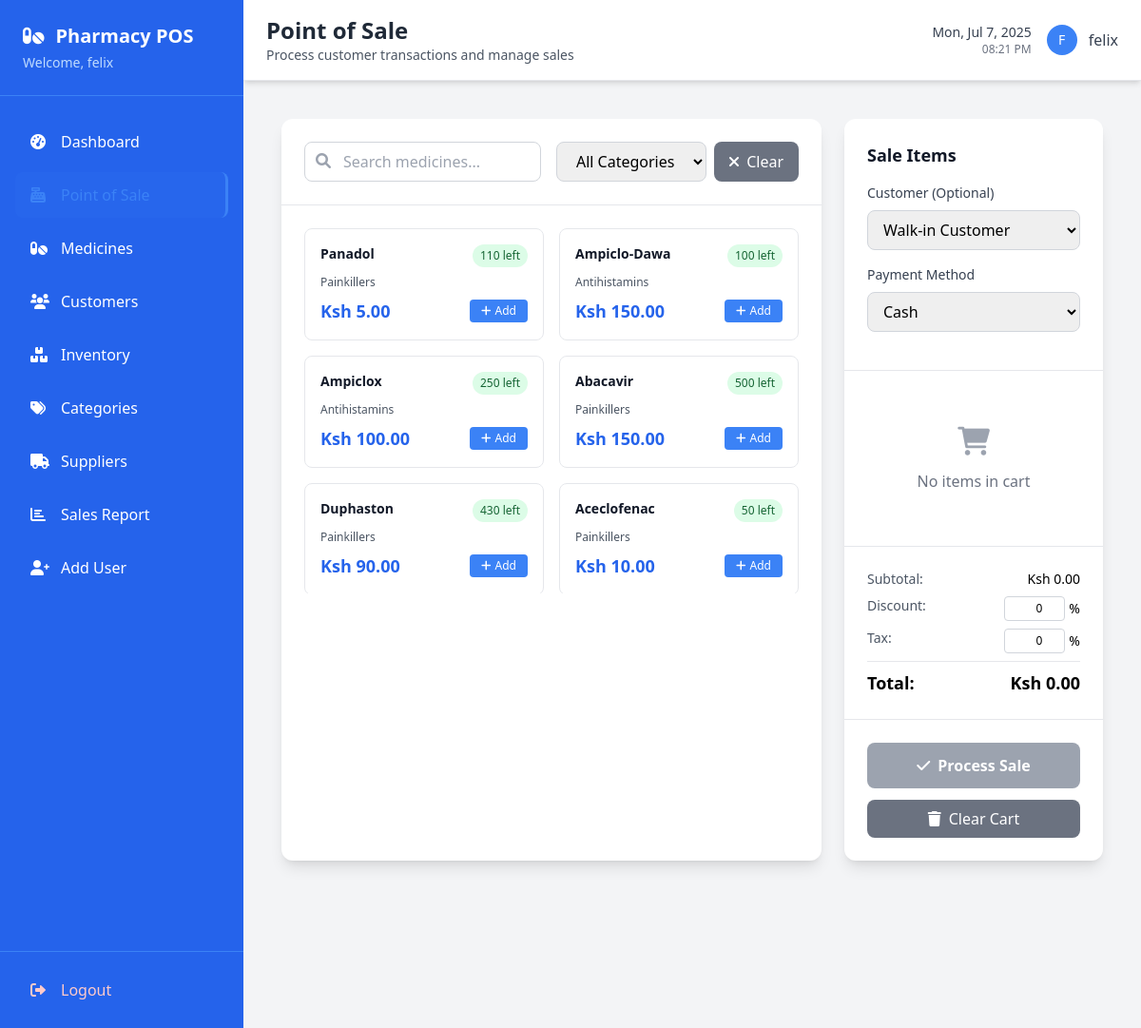
Page /pos/ (signed in) on the committed database.
### pos/models.py (models this page shows, shortened)
class Medicine(models.Model):
    name = models.CharField(max_length=100)
    category = models.ForeignKey(Category, on_delete=models.CASCADE)
    price = models.DecimalField(max_digits=10, decimal_places=2, validators=[MinValueValidator(Decimal('0.01'))])
    description = models.TextField(blank=True)
    manufacturer = models.CharField(max_length=100, blank=True)
    is_active = models.BooleanField(default=True)
    created_at = models.DateTimeField(auto_now_add=True)
    updated_at = models.DateTimeField(auto_now=True)
    @property
    def total_quantity(self):
        return sum(inv.quantity for inv in self.inventory_set.all())

class Inventory(models.Model):
    medicine = models.ForeignKey(Medicine, on_delete=models.CASCADE)
    quantity = models.IntegerField(validators=[MinValueValidator(0)])
    expiry_date = models.DateField()
    batch_number = models.CharField(max_length=50, blank=True)
    cost_price = models.DecimalField(max_digits=10, decimal_places=2, validators=[MinValueValidator(Decimal('0.01'))])
    created_at = models.DateTimeField(auto_now_add=True)
    updated_at = models.DateTimeField(auto_now=True)
    class Meta:
        verbose_name_plural = "Inventories"

class Category(models.Model):
    name = models.CharField(max_length=50)
    description = models.TextField(blank=True)
    is_active = models.BooleanField(default=True)
    created_at = models.DateTimeField(auto_now_add=True)
    updated_at = models.DateTimeField(auto_now=True)
    class Meta:
        verbose_name_plural = "Categories"

### pos/views.py (the view)
# urls.py: path('pos/', views.pos_sale, name='pos_sale'),
@login_required
def pos_sale(request):
    medicines = Medicine.objects.filter(is_active=True)
    customers = Customer.objects.all()
    return render(request, 'pos/pos_sale.html', {
        'medicines': medicines,
        'customers': customers
    })

### templates/pos/pos_sale.html (shortened to what this page needs)
{% extends 'base.html' %}
{% block page_title %}Point of Sale{% endblock %}
{% block page_description %}Process customer transactions and manage sales{% endblock %}
{% block content %}
<div class="max-w-7xl mx-auto p-4">
  <div class="grid grid-cols-1 lg:grid-cols-3 gap-6 h-full">
    <div class="lg:col-span-2 bg-white rounded-xl shadow-lg">
      <div class="p-6 border-b border-gray-200">
        <div class="flex flex-col md:flex-row gap-4">
          <div class="flex-1">
            <div class="relative">
              <input
                type="text"
                id="product-search"
                placeholder="Search medicines..."
                class="w-full pl-10 pr-4 py-2 border border-gray-300 rounded-lg focus:ring-2 focus:ring-blue-500 focus:border-transparent"
              />
              <i class="fas fa-search absolute left-3 top-3 text-gray-400"></i>
            </div>
          </div>
          <div class="flex gap-2">
            <select
              id="category-filter"
              class="px-4 py-2 border border-gray-300 rounded-lg focus:ring-2 focus:ring-blue-500"
            >
              <option value="">All Categories</option>
            </select>
            <button
              type="button"
              onclick="clearFilters()"
              class="px-4 py-2 bg-gray-500 text-white rounded-lg hover:bg-gray-600 transition-colors"
            >
              <i class="fas fa-times mr-1"></i> Clear
            </button>
          </div>
        </div>
      </div>
      <div class="p-6">
        <div
          id="products-grid"
          class="grid grid-cols-1 md:grid-cols-2 xl:grid-cols-3 gap-4 max-h-96 overflow-y-auto"
        >
          {% for medicine in medicines %}
          <div
            class="product-card border border-gray-200 rounded-lg p-4 hover:shadow-md transition-shadow cursor-pointer bg-white"
            data-id="{{ medicine.id }}"
            data-name="{{ medicine.name|escapejs }}"
            data-price="{{ medicine.price }}"
            data-stock="{{ medicine.total_quantity }}"
            data-category="{{ medicine.category.id|default:'' }}"
          >
            <div class="flex justify-between items-start mb-2">
              <h4 class="font-semibold text-gray-900 text-sm">
                {{ medicine.name }}
              </h4>
              <span
                class="bg-green-100 text-green-800 text-xs px-2 py-1 rounded-full"
              >
                {{ medicine.total_quantity }} left
              </span>
            </div>
            <p class="text-xs text-gray-600 mb-2">
              {{ medicine.category.name|default:"No Category" }}
            </p>
            <div class="flex justify-between items-center">
              <span class="text-lg font-bold text-blue-600"
                >Ksh {{ medicine.price|floatformat:2 }}</span
              >
              <button
                type="button"
                onclick="event.stopPropagation(); addToCart({{ medicine.id|default:0 }}, '{{ medicine.name|escapejs|default:'' }}', {{ medicine.price|default:0 }}, {{ medicine.total_quantity|default:0 }})"
                class="bg-blue-500 text-white px-3 py-1 rounded text-xs hover:bg-blue-600 transition-colors"
              >
                <i class="fas fa-plus mr-1"></i>Add
              </button>
            </div>
          </div>
          {% empty %}
          <div class="col-span-full text-center py-8">
            <i class="fas fa-pills text-gray-400 text-4xl mb-3"></i>
            <p class="text-gray-500">No medicines available</p>
          </div>
          {% endfor %}
        </div>
      </div>
    </div>
    <div class="bg-white rounded-xl shadow-lg flex flex-col">
      <div class="p-6 border-b border-gray-200">
        <h3 class="text-lg font-semibold text-gray-900 mb-4">Sale Items</h3>
        <div class="mb-4">
          <label class="block text-sm font-medium text-gray-700 mb-2"
            >Customer (Optional)</label
          >
          <select
            id="customer-select"
            class="w-full px-3 py-2 border border-gray-300 rounded-lg focus:ring-2 focus:ring-blue-500"
          >
            <option value="">Walk-in Customer</option>
          </select>
        </div>
        <div class="mb-4">
          <label class="block text-sm font-medium text-gray-700 mb-2"
            >Payment Method</label
          >
          <select
            id="payment-method"
            class="w-full px-3 py-2 border border-gray-300 rounded-lg focus:ring-2 focus:ring-blue-500"
          >
            <option value="cash">Cash</option>
          </select>
        </div>
      </div>
      <div class="flex-1 p-6 border-b border-gray-200">
        <div id="cart-items" class="space-y-3 max-h-64 overflow-y-auto">
          <div id="empty-cart" class="text-center py-8">
            <i class="fas fa-shopping-cart text-gray-400 text-3xl mb-3"></i>
            <p class="text-gray-500">No items in cart</p>
          </div>
        </div>
      </div>
      <div class="p-6 border-b border-gray-200">
        <div class="space-y-2 text-sm">
          <div class="flex justify-between">
            <span class="text-gray-600">Subtotal:</span>
            <span id="subtotal">Ksh 0.00</span>
          </div>
          <div class="flex justify-between">
            <span class="text-gray-600">Discount:</span>
            <div class="flex items-center">
              <input
                type="number"
                id="discount"
                value="0"
                min="0"
                max="100"
                class="w-16 px-2 py-1 border border-gray-300 rounded text-right text-xs mr-1"
                onchange="updateTotals()"
              />
              <span>%</span>
            </div>
          </div>
          <div class="flex justify-between">
            <span class="text-gray-600">Tax:</span>
            <div class="flex items-center">
              <input
                type="number"
                id="tax"
                value="0"
                min="0"
                max="100"
                class="w-16 px-2 py-1 border border-gray-300 rounded text-right text-xs mr-1"
                onchange="updateTotals()"
              />
              <span>%</span>
            </div>
          </div>
          <hr class="my-2" />
          <div class="flex justify-between text-lg font-bold">
            <span>Total:</span>
            <span id="total">Ksh 0.00</span>
          </div>
        </div>
      </div>
      <div class="p-6 space-y-3">
        <button
          id="process-sale-btn"
          onclick="processSale()"
          class="w-full bg-green-600 text-white py-3 rounded-lg font-semibold hover:bg-green-700 transition-colors disabled:bg-gray-400"
          disabled
        >
          <i class="fas fa-check mr-2"></i>Process Sale
        </button>
        <button
          type="button"
          onclick="clearCart()"
          class="w-full bg-gray-500 text-white py-2 rounded-lg hover:bg-gray-600 transition-colors"
        >
          <i class="fas fa-trash mr-2"></i>Clear Cart
        </button>
      </div>
    </div>
  </div>
</div>
{% endblock %}

### templates/base.html (shortened to what this page needs)
<!DOCTYPE html>
<html lang="en">
<head>
    <script src="https://cdn.tailwindcss.com"></script>
    <link rel="stylesheet" href="https://cdnjs.cloudflare.com/ajax/libs/font-awesome/6.0.0/css/all.min.css">
</head>
<body class="bg-gray-100 font-sans">
    <div class="flex h-screen">
        <div class="bg-blue-600 text-white w-64 flex-shrink-0 flex flex-col">
            <div class="p-6 border-b border-blue-500">
                <h1 class="text-xl font-bold flex items-center">
                    <i class="fas fa-pills mr-3"></i>
                    Pharmacy POS
                </h1>
                <p class="text-blue-200 text-sm mt-1">Welcome, {{ user.first_name|default:user.username }}</p>
            </div>
            <nav class="flex-1 px-4 py-6 space-y-2">
                <a href="{% url 'dashboard' %}" class="flex items-center px-4 py-3 rounded-lg hover:bg-blue-700 transition-colors duration-200 {% if request.resolver_match.url_name == 'dashboard' %}sidebar-active{% endif %}">
                    <i class="fas fa-tachometer-alt w-5 mr-3"></i>
                    <span>Dashboard</span>
                </a>
                <a href="{% url 'pos_sale' %}" class="flex items-center px-4 py-3 rounded-lg hover:bg-blue-700 transition-colors duration-200 {% if request.resolver_match.url_name == 'pos_sale' %}sidebar-active{% endif %}">
                    <i class="fas fa-cash-register w-5 mr-3"></i>
                    <span>Point of Sale</span>
                </a>
                <a href="{% url 'medicine_list' %}" class="flex items-center px-4 py-3 rounded-lg hover:bg-blue-700 transition-colors duration-200 {% if 'medicine' in request.resolver_match.url_name %}sidebar-active{% endif %}">
                    <i class="fas fa-pills w-5 mr-3"></i>
                    <span>Medicines</span>
                </a>
                <a href="{% url 'customer_list' %}" class="flex items-center px-4 py-3 rounded-lg hover:bg-blue-700 transition-colors duration-200 {% if 'customer' in request.resolver_match.url_name %}sidebar-active{% endif %}">
                    <i class="fas fa-users w-5 mr-3"></i>
                    <span>Customers</span>
                </a>
                <a href="{% url 'inventory_list' %}" class="flex items-center px-4 py-3 rounded-lg hover:bg-blue-700 transition-colors duration-200 {% if 'inventory' in request.resolver_match.url_name %}sidebar-active{% endif %}">
                    <i class="fas fa-boxes w-5 mr-3"></i>
                    <span>Inventory</span>
                </a>
                <a href="{% url 'category_list' %}" class="flex items-center px-4 py-3 rounded-lg hover:bg-blue-700 transition-colors duration-200 {% if 'categor' in request.resolver_match.url_name %}sidebar-active{% endif %}">
                    <i class="fas fa-tags w-5 mr-3"></i>
                    <span>Categories</span>
                </a>
                <a href="{% url 'supplier_list' %}" class="flex items-center px-4 py-3 rounded-lg hover:bg-blue-700 transition-colors duration-200 {% if 'supplier' in request.resolver_match.url_name %}sidebar-active{% endif %}">
                    <i class="fas fa-truck w-5 mr-3"></i>
                    <span>Suppliers</span>
                </a>
                <a href="{% url 'sales_report' %}" class="flex items-center px-4 py-3 rounded-lg hover:bg-blue-700 transition-colors duration-200 {% if 'report' in request.resolver_match.url_name %}sidebar-active{% endif %}">
                    <i class="fas fa-chart-bar w-5 mr-3"></i>
                    <span>Sales Report</span>
                </a>
                <a href="{% url 'add_user' %}" class="flex items-center px-4 py-3 rounded-lg hover:bg-blue-700 transition-colors duration-200 {% if request.resolver_match.url_name == 'add_user' %}sidebar-active{% endif %}">
                    <i class="fas fa-user-plus w-5 mr-3"></i>
                    <span>Add User</span>
                </a>
            </nav>
            <div class="p-4 border-t border-blue-500">
                <a href="{% url 'login' %}" class="flex items-center px-4 py-3 rounded-lg hover:bg-red-600 transition-colors duration-200 text-red-200 hover:text-white">
                    <i class="fas fa-sign-out-alt w-5 mr-3"></i>
                    <span>Logout</span>
                </a>
            </div>
        </div>
        <div class="flex-1 flex flex-col overflow-hidden">
            <header class="bg-white shadow-md border-b border-gray-200 px-6 py-4">
                <div class="flex justify-between items-center">
                    <div>
                        <h2 class="text-2xl font-bold text-gray-800">{% block page_title %}{% endblock %}</h2>
                        <p class="text-gray-600 text-sm">{% block page_description %}{% endblock %}</p>
                    </div>
                    <div class="flex items-center space-x-4">
                        <div class="text-right">
                            <p class="text-sm font-medium text-gray-700" id="current-date"></p>
                            <p class="text-xs text-gray-500" id="current-time"></p>
                        </div>
                        <div class="flex items-center space-x-3">
                            <div class="w-8 h-8 bg-blue-500 rounded-full flex items-center justify-center">
                                <span class="text-white font-medium text-sm">
                                    {{ user.first_name.0|default:user.username.0|upper }}
                                </span>
                            </div>
                            <span class="text-gray-700 font-medium">{{ user.first_name|default:user.username }}</span>
                        </div>
                    </div>
                </div>
            </header>
            <main class="flex-1 overflow-auto p-6">
                {% block content %}{% endblock %}
            </main>
        </div>
    </div>
</body>
</html>

### templates/base.html (style rules this page uses)
.sidebar-active { background-color: rgba(59, 130, 246, 0.1); border-right: 3px solid #3b82f6; }
.sidebar-active i, .sidebar-active span { color: #3b82f6; }

### rows in the picture
Medicine: name "Panadol", total_quantity "110", category.name "Painkillers", price "5.00"
Medicine: name "Ampiclo-Dawa", total_quantity "100", category.name "Antihistamins", price "150.00"
Medicine: name "Ampiclox", total_quantity "250", category.name "Antihistamins", price "100.00"
Medicine: name "Abacavir", total_quantity "500", category.name "Painkillers", price "150.00"
Medicine: name "Duphaston", total_quantity "430", category.name "Painkillers", price "90.00"
Medicine: name "Aceclofenac", total_quantity "50", category.name "Painkillers", price "10.00"

### other values in the picture
{{ user.first_name|default:user.username }} "felix"
{{ user.first_name.0|default:user.username.0|upper }} "F"
